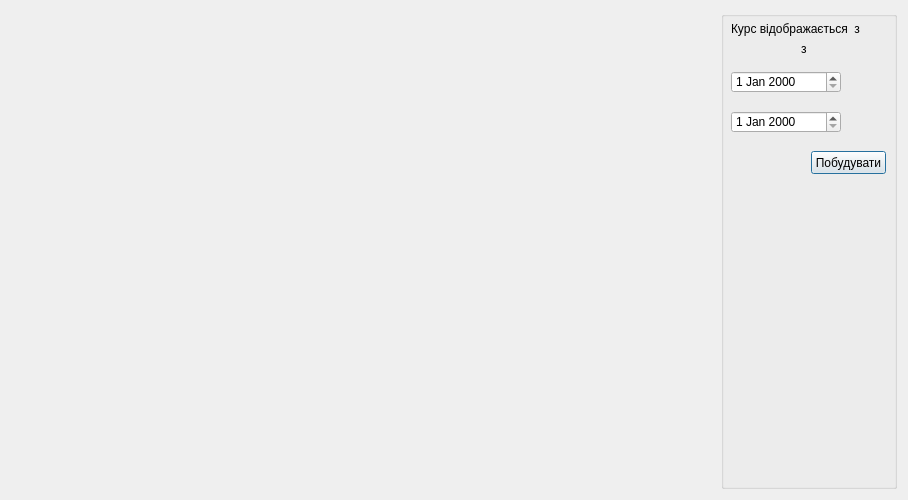
<?xml version="1.0" encoding="UTF-8"?>
<ui version="4.0">
 <class>dialog</class>
 <widget class="QDialog" name="dialog">
  <property name="geometry">
   <rect>
    <x>0</x>
    <y>0</y>
    <width>908</width>
    <height>500</height>
   </rect>
  </property>
  <property name="windowTitle">
   <string>Курс долара</string>
  </property>
  <layout class="QHBoxLayout" name="horizontalLayout">
   <item>
    <widget class="MplWidget" name="MplWidget" native="true">
     <property name="minimumSize">
      <size>
       <width>0</width>
       <height>0</height>
      </size>
     </property>
     <property name="maximumSize">
      <size>
       <width>7000</width>
       <height>4000</height>
      </size>
     </property>
     <property name="sizeIncrement">
      <size>
       <width>0</width>
       <height>0</height>
      </size>
     </property>
    </widget>
   </item>
   <item>
    <widget class="QGroupBox" name="groupBox">
     <property name="minimumSize">
      <size>
       <width>176</width>
       <height>0</height>
      </size>
     </property>
     <property name="maximumSize">
      <size>
       <width>176</width>
       <height>16777215</height>
      </size>
     </property>
     <property name="title">
      <string/>
     </property>
     <widget class="QLabel" name="label">
      <property name="geometry">
       <rect>
        <x>10</x>
        <y>10</y>
        <width>131</width>
        <height>16</height>
       </rect>
      </property>
      <property name="text">
       <string>Курс відображається  з </string>
      </property>
     </widget>
     <widget class="QLabel" name="data1_description">
      <property name="geometry">
       <rect>
        <x>10</x>
        <y>30</y>
        <width>61</width>
        <height>16</height>
       </rect>
      </property>
      <property name="text">
       <string/>
      </property>
     </widget>
     <widget class="QLabel" name="label_2">
      <property name="geometry">
       <rect>
        <x>80</x>
        <y>30</y>
        <width>16</width>
        <height>16</height>
       </rect>
      </property>
      <property name="text">
       <string>з</string>
      </property>
     </widget>
     <widget class="QLabel" name="data2_description">
      <property name="geometry">
       <rect>
        <x>100</x>
        <y>30</y>
        <width>71</width>
        <height>16</height>
       </rect>
      </property>
      <property name="text">
       <string/>
      </property>
     </widget>
     <widget class="QDateEdit" name="dateEdit1">
      <property name="geometry">
       <rect>
        <x>10</x>
        <y>60</y>
        <width>110</width>
        <height>22</height>
       </rect>
      </property>
     </widget>
     <widget class="QDateEdit" name="dateEdit2">
      <property name="geometry">
       <rect>
        <x>10</x>
        <y>100</y>
        <width>110</width>
        <height>22</height>
       </rect>
      </property>
     </widget>
     <widget class="QPushButton" name="buttonStart">
      <property name="geometry">
       <rect>
        <x>90</x>
        <y>140</y>
        <width>75</width>
        <height>23</height>
       </rect>
      </property>
      <property name="text">
       <string>Побудувати</string>
      </property>
     </widget>
    </widget>
   </item>
  </layout>
 </widget>
 <customwidgets>
  <customwidget>
   <class>MplWidget</class>
   <extends>QWidget</extends>
   <header>mplwidget.h</header>
   <container>1</container>
  </customwidget>
 </customwidgets>
 <resources/>
 <connections/>
</ui>
